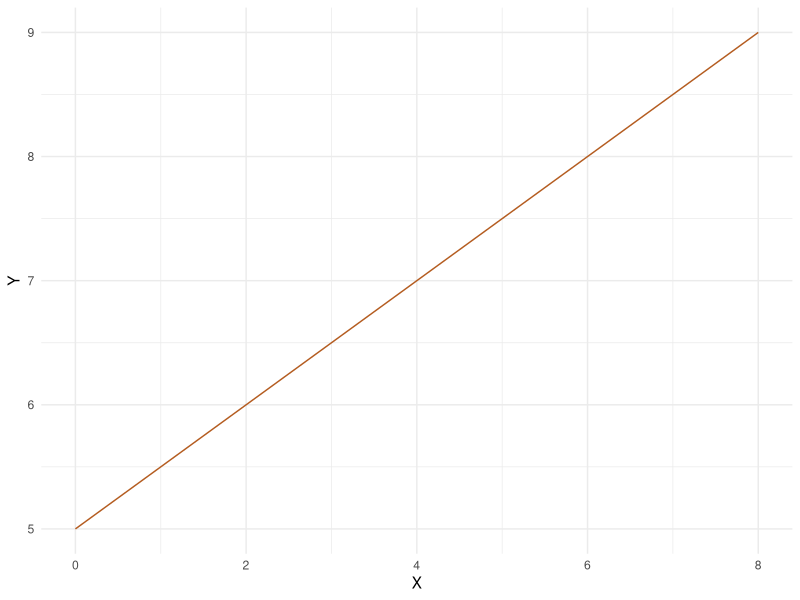
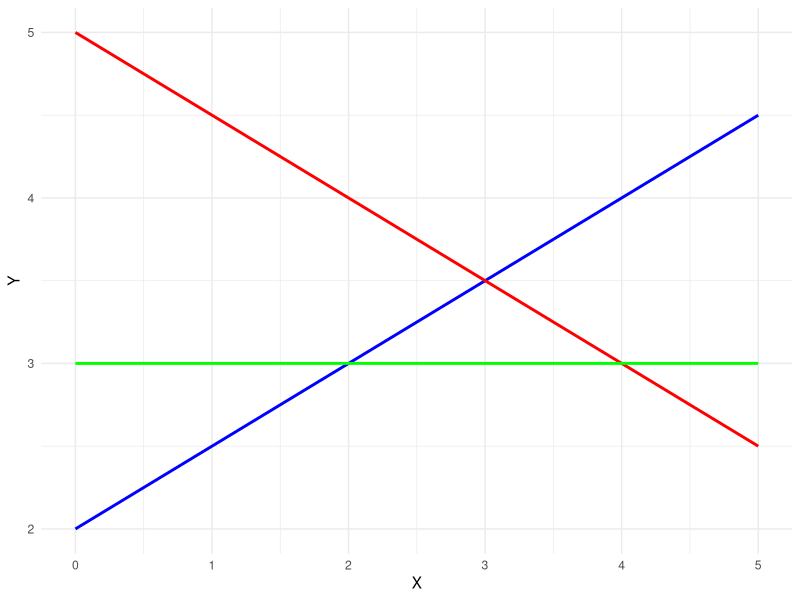

Generate these figures, in order, with R:
## ---- chunk 1
library(ggplot2)

# Create data for the line
x <- c(0, 2, 4, 6, 8)
y <- x * (1/2) + 5

line_data <- data.frame(x, y)

# Create the line plot
line_plot <- ggplot(line_data, aes(x, y)) +
  geom_line(color= "#b45c20") +
  labs(x = "X", y = "Y") +
  theme_minimal()

print(line_plot)
## ---- chunk 2
library(ggplot2)

# Create x values
x <- seq(0, 5, by = 0.5)

# Calculate y values for each line
y_positive_slope <- 0.5 * x + 2
y_negative_slope <- -0.5 * x + 5
y_zero_slope <- rep(3, length(x))

# Create a data frame
line_data <- data.frame(x, y_positive_slope, y_negative_slope, y_zero_slope)

# Create the line plot
line_plot <- ggplot(line_data, aes(x)) +
  geom_line(aes(y = y_positive_slope), color = "blue", linetype = "solid", size = 1) +
  geom_line(aes(y = y_negative_slope), color = "red", linetype = "solid", size = 1) +
  geom_line(aes(y = y_zero_slope), color = "green", linetype = "solid", size = 1) +
  labs(x = "X", y = "Y") +
  theme_minimal()

print(line_plot)
